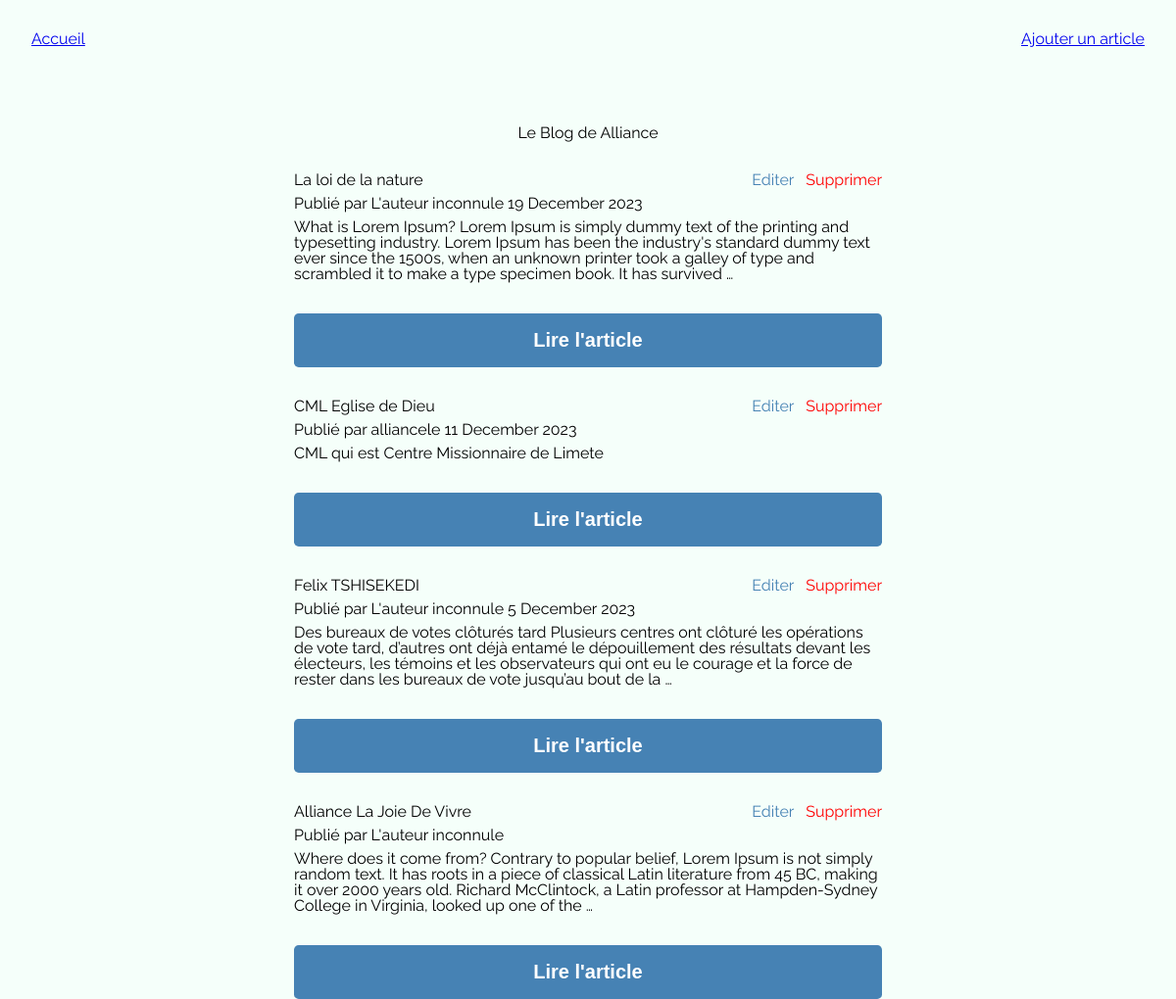
The app's page / (signed in) with its own data.
### post/models.py (models this page shows, shortened)
class BlogPost(models.Model):
    title = models.CharField(max_length=255, unique=True, verbose_name="Titre")
    slug = models.SlugField(max_length=255, unique=True, blank=True)
    author = models.ForeignKey(User, on_delete=models.SET_NULL, null=True, blank=True)
    last_updated = models.DateTimeField(auto_now=True)
    created_on    = models.DateField(blank=True, null=True)
    published    = models.BooleanField(default=False, verbose_name="Publié")
    content = models.TextField(blank=True, verbose_name="Contenu")
    image   = models.ImageField(blank=True, upload_to='blog')
    class Meta:
        ordering = ['-created_on']
        verbose_name = "Article"
    @property
    def author_or_default(self):
        if self.author:
            return self.author.username
        else:
            return "L'auteur inconnu"

### post/views.py (the view)
# urls.py: path('', BlogHome.as_view(), name='home'),
class BlogHome(ListView):
    model = BlogPost
    context_object_name = "post"
    def get_queryset(self):
        queryset = super().get_queryset()
        if self.request.user.is_authenticated:
            return queryset
        return queryset.filter(published=True)

### post/templates/post/blogpost_list.html (shortened to what this page needs)
{% extends 'base.html' %}
{% block content %}
    <h1>Le Blog de Alliance </h1>
    {% for post in post %}
    <article>
        <div class="post-title">
            <h2>{{ post.title }}</h2>
            <div>
                {% if request.user.is_authenticated %}
                    <a href="{% url 'post:edit' slug=post.slug %}">Editer</a>
                    <a href="{% url 'post:delete' slug=post.slug %}">Supprimer</a>
            </div>
                {%endif%}
        </div>
        <h5 class="post-author">Publié par <i>{{ post.author_or_default }}</i>le {{post.created_on|date:'j F Y'}} </h5>
        <p class="post-excerpt">{{ post.content|safe|truncatewords:50 }}</p>
        <form action="{% url 'post:post' slug=post.slug %}">
            <button class="btn btn-submit">Lire l'article</button>
        </form>
    </article>
    {%endfor%}
{% endblock %}

### post/static/css/styles.css (style rules this page uses)
body { background-color: mintcream; font-family: "Raleway", sans-serif; }
#blog article { width: 50%; margin-top: 2rem; }
.post-title { display: flex; align-items: center; }
.post-title a { color: steelblue; text-decoration: none; margin-left: .5rem; }
.post-title a:last-child { color: red; }
.post-title > div { margin-left:auto ; }
.post-author { margin: .5rem 0; }
.post-excerpt { margin-bottom: 1rem; }
.btn { padding: 1rem; border: none; font-weight: 600; font-size: 1.25rem; border-radius: .3rem; color:white; width: 100%; cursor: pointer; margin-top: 1rem; text-align: center; }
.btn-submit { background-color: steelblue; }

### records on screen
BlogPost: title "La loi de la nature", author_or_default "L'auteur inconnu", created_on "19 December 2023", content "What is Lorem Ipsum? Lorem Ipsum is simply dummy text of the printing and typesetting industry. Lorem Ipsum has been the industry's standard dummy text ever since the 1500s, when an unknown printer took a galley of type and scrambled it to make a type specimen book. It has survived …"
BlogPost: title "CML Eglise de Dieu", author_or_default "alliance", created_on "11 December 2023", content "CML qui est Centre Missionnaire de Limete"
BlogPost: title "Felix TSHISEKEDI", author_or_default "L'auteur inconnu", created_on "5 December 2023", content "Des bureaux de votes clôturés tard Plusieurs centres ont clôturé les opérations de vote tard, d’autres ont déjà entamé le dépouillement des résultats devant les électeurs, les témoins et les observateurs qui ont eu le courage et la force de rester dans les bureaux de vote jusqu’au bout de la …"
BlogPost: title "Alliance La Joie De Vivre", author_or_default "L'auteur inconnu", content "Where does it come from? Contrary to popular belief, Lorem Ipsum is not simply random text. It has roots in a piece of classical Latin literature from 45 BC, making it over 2000 years old. Richard McClintock, a Latin professor at Hampden-Sydney College in Virginia, looked up one of the …"
